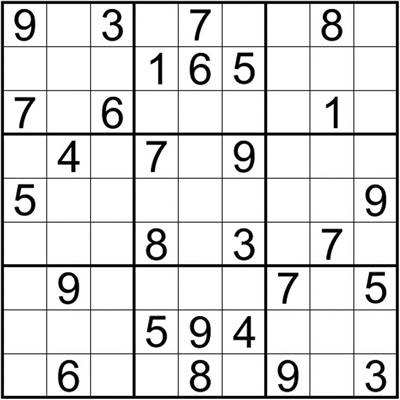
%> input picture 神经网络识别/0000.jpg, 400 x 400 px
$ octave --eval "result = jianc;"   (GNU Octave 9; MATLAB toolbox functions it lacks are replaced by stand-ins)
%> lines starting %> are read from the running program, lines starting %| are printed output that depends on the picture; in (x1, y1, x2, y2) boxes, pixels count from 0 and x2, y2 are one past the last pixel; in counts of white or black regions, pixels touching at a corner belong together; the program's own positions count from 1
% [56 lines of commented-out code are left out]
function xx=jianc()
m=1;%图片的亮度系数对与识别成功率影响很大，如果图片本身对比度很高（你的图片的对比度就很高）值设为1即可，如果光线较暗可适当提高数值反之亦然。
%类似我文件夹中的图片，需将m设置为0.5~0.3，否则连续域处理无法实现程序无法响应
[fn,pn,fi]=uigetfile('*.jpg','选择图片');   %选择图片
%> the answer given: 0000.jpg
I=imread([pn fn]);figure(1),imshow(I);title('原始图像');%显示原始图像
%> in jianc, I is the input picture: size 400x400x3 uint8; min 0, max 255, mean 222.1
%J=imadjust(I,[0.2 0.6],[0 1],m);figure(2),imshow(J);title('灰度图像'); %调整图像灰度并调高亮度
grayimg = I;BWimg = grayimg;[width,height]=size(grayimg);%灰度图数据传递，导入宽高
%> after `[width,height]=size(grayimg)`: width = 400; height = 1200
%thresh = graythresh(I);  %自动确定二值化阈值；
A=im2bw(I,0.6);     % thresh=0.5 表示将灰度等级在128以下的像素全部变为黑色，将灰度等级在128以上的像素全部变为白色。
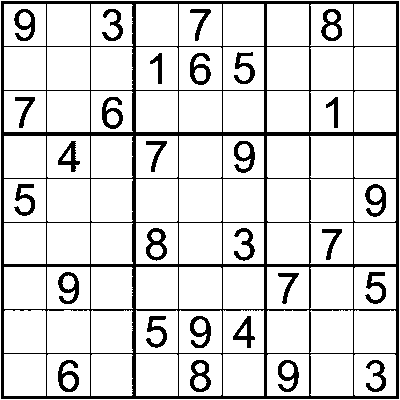
%> A: size 400x400 logical; 85.6% white; 29 black regions, largest, box (x1, y1, x2, y2) and area: (1, 1, 399, 399) 15396, (146, 228, 167, 261) 331, (58, 360, 79, 392) 329
figure(3);imshow(A);title('二值化图像');%显示图像
bw = edge(A,'sobel','vertical'); figure(4); imshow(bw);title("边缘图像"); % 垂直边缘检测
%> after `bw = edge(A,'sobel','vertical')`:
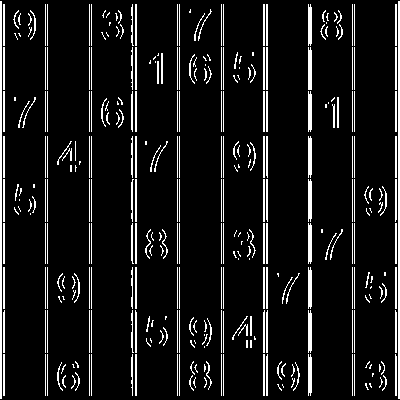
%> bw: size 400x400 logical; 9.2% white in thin lines or dots
Z = strel('rectangle',[30,18]);%连通域处理
bw_close=imclose(bw,Z);figure(5);imshow(bw_close);title("闭操作");%连通域闭处理
%> after `bw_close=imclose(bw,Z)`:
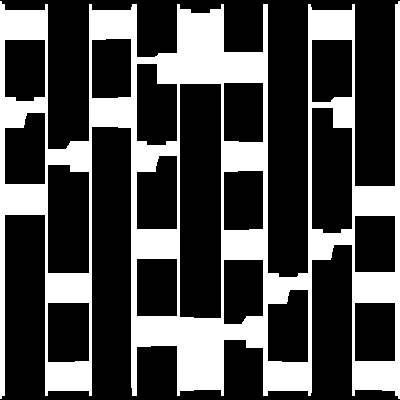
%> bw_close: size 400x400 logical; 29.8% white; 1 white region, box (x1, y1, x2, y2) and area: (0, 1, 400, 399) 47629
bw_open = imopen(bw,Z);figure(6);imshow(bw_open );title("开操作");%连通域开处理
%> after `bw_open = imopen(bw,Z)`: bw_open: size 400x400 logical; every value is 0
showImg = grayimg;%灰度图数据传递
%图像数据二值化处理,如果图像尺度过大会使处理时间几何倍增加，所以尽量使用小尺度图片，（你的图片完全OK）我提供个测试图片就属于过大的了
for i=1:width
    for j=1:height
        if(BWimg(i,j) == 255)
            showImg(i,j)= grayimg(i,j);
        else
            showImg(i,j)= 0;
        end
    end
end
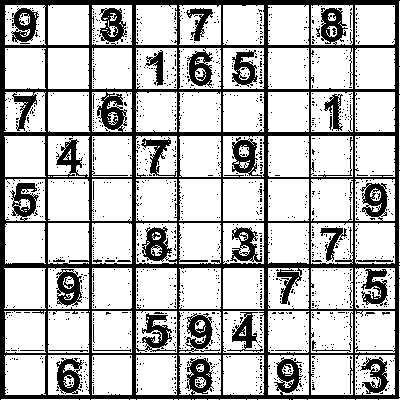
%> showImg: size 400x400x3 uint8; 73.1% white; 1498 black regions (1468 under 20 px), largest, box (x1, y1, x2, y2) and area: (0, 0, 400, 400) 32934, (56, 269, 82, 307) 600, (56, 358, 84, 394) 571
figure(7);
imshow(showImg);%可视化显示二值化图像
[l,m] = bwlabel(bw_close);  %连续域标签
%> l: size 400x400 double; values 0 (black) and 1 (white), 29.8% white; 1 white region
%> m = 1
status=regionprops(l,'BoundingBox');%图像区域度量
%> status = 1 region; box (x1, y1, x2, y2): (0, 1, 400, 399)
centroid = regionprops(l,'Centroid');%字符区域度量
%> centroid = 1 region; Centroid: [200.5 202.3]
imshow(I);hold on;
a=[-7,-7,7,7];
for i=1:m
if status(i).BoundingBox(1,3) > status(i).BoundingBox(1,4)
    status(i).BoundingBox(1,4)=status(i).BoundingBox(1,3);
else
    status(i).BoundingBox(1,3)=status(i).BoundingBox(1,4);
end
   status(i).BoundingBox=status(i).BoundingBox+a;
    rectangle('position',status(i).BoundingBox,'edgecolor','g');%字符画框
    text(centroid(i,1).Centroid(1,1)-25,centroid(i,1).Centroid(1,2)-25, num2str(i),'Color', 'r') %字符框标号
end
%> this loop made 1 pass
%> after the loop, status = 1 region; box (x1, y1, x2, y2): (-7, -6, 400, 401)
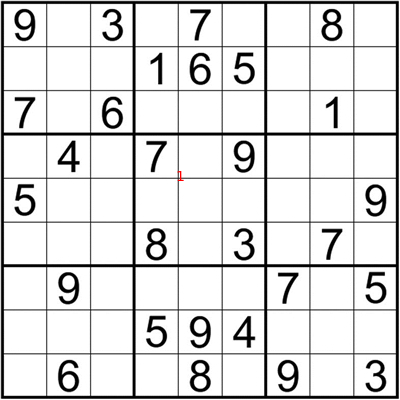
%> figure redrawn from the program's plot data
for i=1:m
   cropimg_2 = imcrop(A,status(i).BoundingBox);%画框部分图像截取
   cropimg_2 = imresize(cropimg_2,[28,28]);
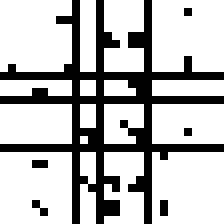
%> cropimg_2: size 28x28 logical (shown 8 times larger); 73.9% white; black in thin lines or dots
   for j=1:7
        lj=['C:\\Users\\头发日常有点乱\\Documents\\MATLAB\\hanzishuziluomaxila\\imagess\\',num2str(j),'.bmp'];
%> (the run ends here)
